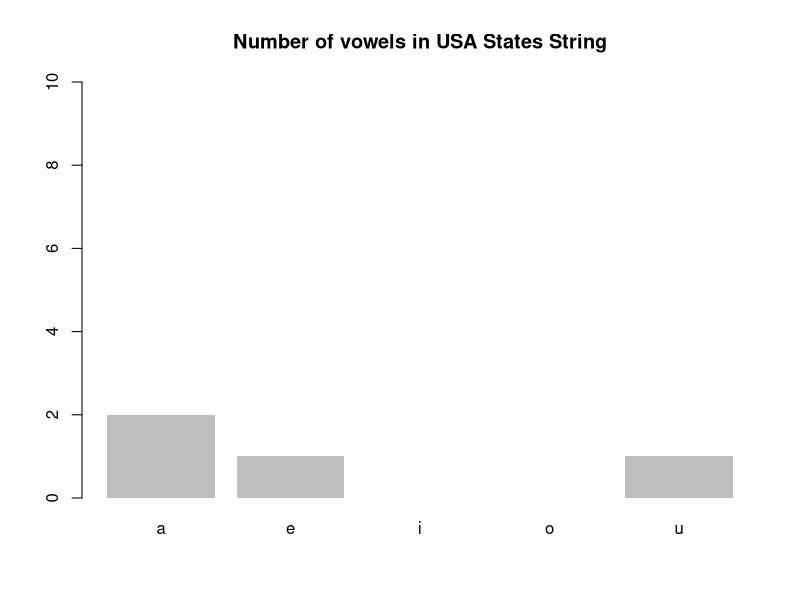

Write R code to recreate this figure.
#5.1

#1 Question

install.packages("stringr") # installing stringr package as we are using stringr

library(stringr) # loading the package stringr


str_count(tolower("USA States"),pattern = "[aeiou]") # string has been converted to lower case and  counts with patten vowels [aeiou]


# 2 Question 

# vector of vowels
vowels = c("a", "e", "i", "o", "u")

# vector for storing results
num_vowels = vector(mode = "integer", length = 5)

# calculate number of vowels in string
for (j in seq_along(vowels)) {
  num_aux = str_count(tolower("USA States"), vowels[j])
  num_vowels[j] = sum(num_aux)
}

# add vowel names
names(num_vowels) = vowels

# total number of vowels
num_vowels

#visualize the distribution with a barplot:
barplot(num_vowels, main = "Number of vowels in USA States String",
        border = NA, ylim = c(0, 10))
